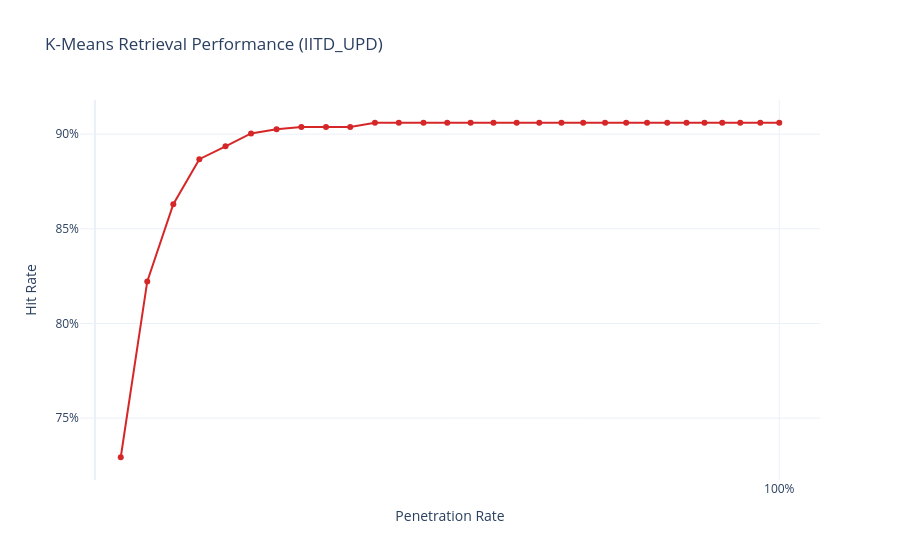

This figure's notebook cell:
### Code cell
import os
import numpy as np
import random
from sklearn.cluster import KMeans
from sklearn.model_selection import train_test_split
import plotly.graph_objects as go
import warnings

warnings.filterwarnings("ignore", category=UserWarning, module="sklearn")


# ---------------------------------------------------------
# Load IITD_UPD .npy templates (70:30 split)
# ---------------------------------------------------------
def load_iitd_upd_templates(root_folder, seed=42, split_ratio=0.7):
    random.seed(seed)
    index_vectors, index_labels = [], []
    query_vectors, query_labels = [], []

    subject_folders = sorted(
        [d for d in os.listdir(root_folder) if os.path.isdir(os.path.join(root_folder, d))]
    )

    print(f"\n📂 Found {len(subject_folders)} subject folders.")
    for subject in subject_folders:
        subject_path = os.path.join(root_folder, subject)
        files = sorted([f for f in os.listdir(subject_path) if f.endswith(".npy")])

        n = len(files)
        if n == 0:
            print(f"⚠️ Skipping {subject}, no .npy files.")
            continue

        random.shuffle(files)
        split_point = max(1, int(n * split_ratio))
        index_files = files[:split_point]
        query_files = files[split_point:] if split_point < n else []

        for f in index_files:
            vec = np.load(os.path.join(subject_path, f)).astype("float32").flatten()
            index_vectors.append(vec)
            index_labels.append(subject)

        for f in query_files:
            vec = np.load(os.path.join(subject_path, f)).astype("float32").flatten()
            query_vectors.append(vec)
            query_labels.append(subject)

    print(f"\n✅ Loaded {len(index_vectors)} index vectors and {len(query_vectors)} queries.")
    return (
        np.vstack(index_vectors),
        np.array(index_labels),
        np.vstack(query_vectors),
        np.array(query_labels),
    )


# ---------------------------------------------------------
# Build KMeans index
# ---------------------------------------------------------
def build_kmeans_index(gallery_features, n_clusters):
    print(f"\n⚙️ Building K-Means index with {n_clusters} clusters...")
    kmeans = KMeans(n_clusters=n_clusters, random_state=42, n_init=10)
    cluster_assignments = kmeans.fit_predict(gallery_features)

    index_table = {i: [] for i in range(n_clusters)}
    for i, cid in enumerate(cluster_assignments):
        index_table[cid].append(i)

    print("✅ K-Means indexing complete.")
    return index_table, kmeans.cluster_centers_


# ---------------------------------------------------------
# Evaluate retrieval (Hit rate vs Penetration rate)
# ---------------------------------------------------------
def evaluate_retrieval(probe_features, probe_labels, gallery_features, gallery_labels,
                       index_table, cluster_centers):
    print("\n🔍 Evaluating retrieval across top-k clusters...")
    n_clusters = len(index_table)
    total_gallery = len(gallery_features)

    results = {"penetration_rates": [], "hit_rates": []}
    penetration_labels = []

    for n_search in range(1, n_clusters + 1):
        total_hits, total_searched = 0, 0

        for i, probe_vec in enumerate(probe_features):
            true_label = probe_labels[i]

            # Distance to each centroid
            dists = np.linalg.norm(cluster_centers - probe_vec, axis=1)
            nearest_clusters = np.argsort(dists)[:n_search]

            candidate_idxs = []
            for cid in nearest_clusters:
                candidate_idxs.extend(index_table[cid])

            total_searched += len(candidate_idxs)
            if not candidate_idxs:
                continue

            candidate_labels = gallery_labels[candidate_idxs]
            search_dists = np.linalg.norm(gallery_features[candidate_idxs] - probe_vec, axis=1)
            predicted_label = candidate_labels[np.argmin(search_dists)]

            if predicted_label == true_label:
                total_hits += 1

        hit_rate = total_hits / len(probe_features)
        penetration_rate = (total_searched / len(probe_features)) / total_gallery

        results["hit_rates"].append(hit_rate)
        results["penetration_rates"].append(penetration_rate)

        # Label only for 0.01, 0.02, 0.03 …
        if abs(round(penetration_rate * 100) % 1) < 1e-6 or round(penetration_rate * 100, 2) % 1 == 0:
            penetration_labels.append(round(penetration_rate, 2))
        else:
            penetration_labels.append(None)

        if n_search % 2 == 0 or n_search == n_clusters:
            print(f"Top-{n_search}: Hit={hit_rate:.3f}, Penetration={penetration_rate:.3f}")

    return results, penetration_labels


# ---------------------------------------------------------
# Plotting
# ---------------------------------------------------------
def plot_performance_curve(results, penetration_labels):
    fig = go.Figure()

    fig.add_trace(go.Scatter(
        x=results["penetration_rates"],
        y=results["hit_rates"],
        mode="lines+markers",
        name="K-Means",
        line=dict(width=2, color="#d62728"),
        marker=dict(size=6),
    ))

    fig.update_layout(
        title="K-Means Retrieval Performance (IITD_UPD)",
        xaxis_title="Penetration Rate",
        yaxis_title="Hit Rate",
        template="plotly_white",
        xaxis=dict(
            tickmode="array",
            tickvals=[x for x in results["penetration_rates"]
                      if round(x * 100, 2) in [i for i in range(1, 101, 1)]],
            tickformat=".0%",
        ),
        yaxis=dict(tickformat=".0%"),
        hovermode="x unified",
    )

    fig.show()


# ---------------------------------------------------------
# Main function
# ---------------------------------------------------------
def main():
    data_folder = "IITD_UPD"  # 🔹 Folder containing subject folders with .npy files
    n_clusters = 30            # Adjust this based on dataset size

    index_x, index_y, query_x, query_y = load_iitd_upd_templates(data_folder)
    print(f"Feature dimension = {index_x.shape[1]}")

    index_table, centers = build_kmeans_index(index_x, n_clusters)
    results, penetration_labels = evaluate_retrieval(query_x, query_y, index_x, index_y, index_table, centers)
    plot_performance_curve(results, penetration_labels)


# ---------------------------------------------------------
if __name__ == "__main__":
    main()

### Figure 1 — Plotly figure (JSON) as saved in the notebook; plotly's stock layout.template omitted (floating-point values rounded to 4 significant figures)
{"data": [{"line": {"color": "#d62728", "width": 2}, "marker": {"size": 6}, "mode": "lines+markers", "name": "K-Means", "type": "scatter", "x": [0.03771, 0.07647, 0.1145, 0.1526, 0.1908, 0.2282, 0.2654, 0.3017, 0.3377, 0.373, 0.4092, 0.444, 0.4801, 0.5148, 0.549, 0.5825, 0.6163, 0.6493, 0.6817, 0.7135, 0.7454, 0.7763, 0.8069, 0.8363, 0.8645, 0.8908, 0.9167, 0.943, 0.9723, 1], "y": [0.7293, 0.8222, 0.863, 0.8867, 0.8935, 0.9003, 0.9026, 0.9037, 0.9037, 0.9037, 0.906, 0.906, 0.906, 0.906, 0.906, 0.906, 0.906, 0.906, 0.906, 0.906, 0.906, 0.906, 0.906, 0.906, 0.906, 0.906, 0.906, 0.906, 0.906, 0.906]}], "layout": {"hovermode": "x unified", "title": {"text": "K-Means Retrieval Performance (IITD_UPD)"}, "xaxis": {"tickformat": ".0%", "tickmode": "array", "tickvals": [1], "title": {"text": "Penetration Rate"}}, "yaxis": {"tickformat": ".0%", "title": {"text": "Hit Rate"}}}}
